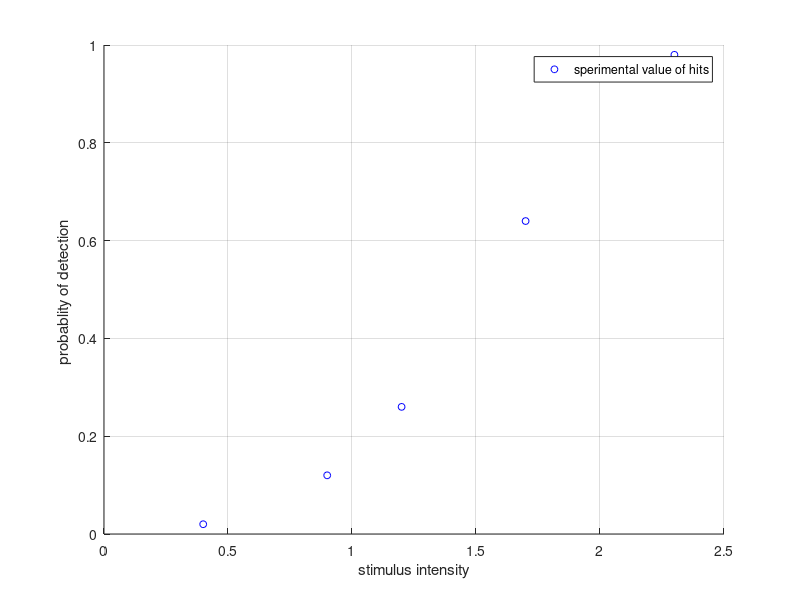
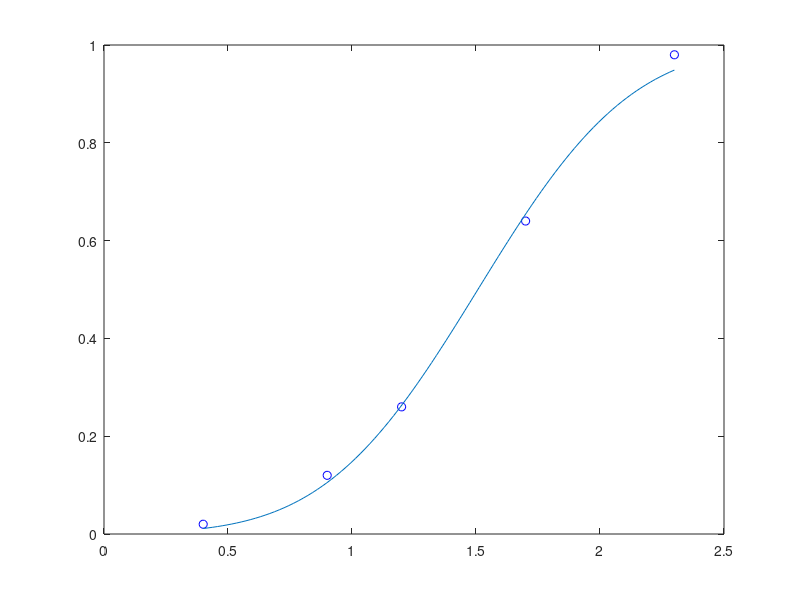

Write the MATLAB code that produced these figures, in order. (Note: this script raises an error after producing the figures.)
%%Homework1-part3
clear
clc
format short;  

%mu =0;
%sigma =1;
%ex = ['Ex1) moderate criterion' 'Ex2) conservative criterion' 'Ex3) lax criterion'];
IL = 1:5; %five intensiy levels
x = [0.4 0.9 1.2 1.7 2.3];%<-- CRITERION (ALSO C or Beta)to modify to change the observer attitude! 
N = length(x);

n =50
H = [1 6 13  32 49]; %P(hit)  = 'yes' rate
P_H = H/n;

IL = 1:5;
disp(' Int Lev   Intensity     P(Hit)   P(Miss)   ')
disp ([IL' x' P_H' (1-P_H)'])


figure(1)
hold on
scatter(x,P_H,25,'b','o')
xlabel('stimulus intensity')
ylabel('probablity of detection ')
legend('sperimental value of hits')
grid on

fcn = @(b,x) normcdf(x, b(1), b(2)); 
MSE = @(b) norm(P_H - fcn(b,x));   % Norm Residual
B = fminsearch(MSE, [0; 10]);   % Estimate Parameters

% hp, the parameters are the ones that are used in stevens law?
% phi = B(2)*x.^(B(1));

Xplot = linspace(min(x), max(x));
figure(2)
plot(x, P_H, 'bo')
hold on
plot(Xplot, fcn(B,Xplot))
plot(x, phi, 'r')
xlabel('stimulus intensity')
ylabel('probablity of detection ')
%legend('sperimental value of hits', 'data fit','stevens model of perception of stimulus')
legend('sperimental value of hits', 'data fit')
hold off
grid

fcn(1,B)
fcn(2,B)